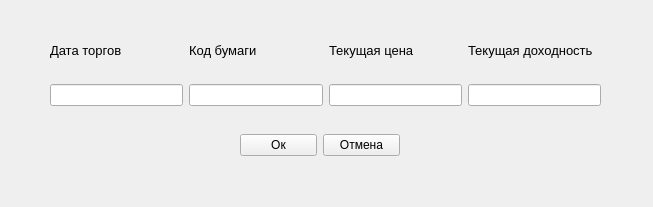
<?xml version="1.0" encoding="UTF-8"?>
<ui version="4.0">
 <class>AddDialog</class>
 <widget class="QWidget" name="AddDialog">
  <property name="geometry">
   <rect>
    <x>0</x>
    <y>0</y>
    <width>653</width>
    <height>207</height>
   </rect>
  </property>
  <property name="windowTitle">
   <string>Добавление записи</string>
  </property>
  <widget class="QWidget" name="horizontalLayoutWidget_2">
   <property name="geometry">
    <rect>
     <x>50</x>
     <y>70</y>
     <width>551</width>
     <height>51</height>
    </rect>
   </property>
   <layout class="QHBoxLayout" name="horizontalLayout_3">
    <item>
     <widget class="QLineEdit" name="line_torg_date"/>
    </item>
    <item>
     <widget class="QLineEdit" name="line_regnum">
      <property name="text">
       <string/>
      </property>
     </widget>
    </item>
    <item>
     <widget class="QLineEdit" name="line_price"/>
    </item>
    <item>
     <widget class="QLineEdit" name="line_gain_end"/>
    </item>
   </layout>
  </widget>
  <widget class="QWidget" name="horizontalLayoutWidget_3">
   <property name="geometry">
    <rect>
     <x>240</x>
     <y>130</y>
     <width>160</width>
     <height>31</height>
    </rect>
   </property>
   <layout class="QHBoxLayout" name="horizontalLayout_2">
    <item>
     <widget class="QPushButton" name="button_ok">
      <property name="text">
       <string>Ок</string>
      </property>
     </widget>
    </item>
    <item>
     <widget class="QPushButton" name="button_cancel">
      <property name="text">
       <string>Отмена</string>
      </property>
     </widget>
    </item>
   </layout>
  </widget>
  <widget class="QWidget" name="horizontalLayoutWidget">
   <property name="geometry">
    <rect>
     <x>50</x>
     <y>30</y>
     <width>551</width>
     <height>41</height>
    </rect>
   </property>
   <layout class="QHBoxLayout" name="horizontalLayout">
    <item>
     <widget class="QLabel" name="label_torg_date">
      <property name="font">
       <font>
        <pointsize>10</pointsize>
       </font>
      </property>
      <property name="text">
       <string>Дата торгов</string>
      </property>
     </widget>
    </item>
    <item>
     <widget class="QLabel" name="label_regnum">
      <property name="font">
       <font>
        <pointsize>10</pointsize>
       </font>
      </property>
      <property name="text">
       <string>Код бумаги</string>
      </property>
     </widget>
    </item>
    <item>
     <widget class="QLabel" name="label_price">
      <property name="font">
       <font>
        <pointsize>10</pointsize>
       </font>
      </property>
      <property name="text">
       <string>Текущая цена</string>
      </property>
     </widget>
    </item>
    <item>
     <widget class="QLabel" name="label_gain_end">
      <property name="font">
       <font>
        <pointsize>10</pointsize>
       </font>
      </property>
      <property name="text">
       <string>Текущая доходность</string>
      </property>
     </widget>
    </item>
   </layout>
  </widget>
 </widget>
 <resources/>
 <connections/>
</ui>
